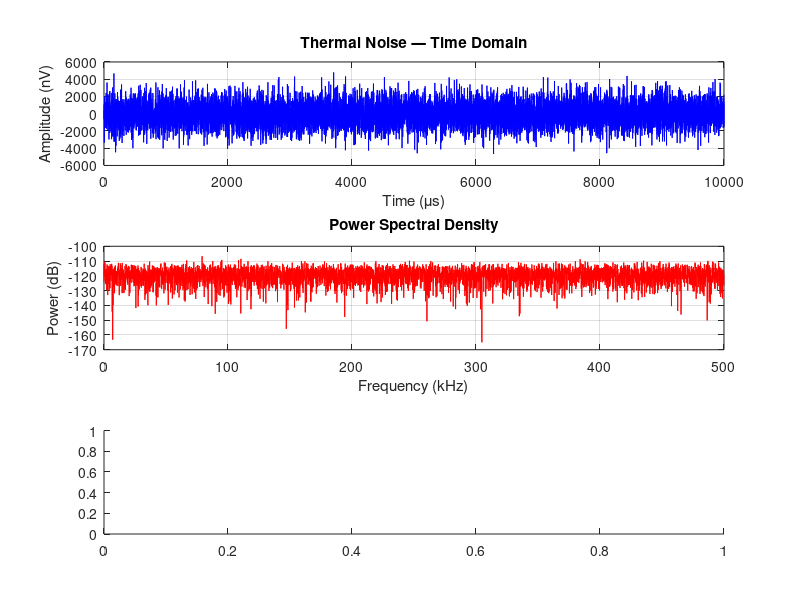

Here is the MATLAB script that generated this plot: (Note: this script raises an error after producing the figure.)
clc;
close all;
clear all;

% ---- PARAMETERS ----
B         = 1e6;
R         = 100;
T         = 300;
k         = 1.38e-23;
n_samples = 10000;

% ---- GENERATE DATA ----
time          = linspace(0, (n_samples-1)/B, n_samples);
thermal_noise = sqrt(4 * k * T * R * B) * randn(1, n_samples);

% ---- FFT FOR PSD (no toolbox needed) ----
N    = n_samples;
Y    = fft(thermal_noise);
P    = (abs(Y).^2) / N;
freq = linspace(0, B, N);

% ---- ALL 3 PLOTS IN ONE FIGURE ----
figure('Units','normalized','OuterPosition',[0 0 1 1]);

% --- Plot 1: Time Domain ---
subplot(3,1,1);
plot(time * 1e6, thermal_noise * 1e9, 'b');
xlabel('Time (\mus)');
ylabel('Amplitude (nV)');
title('Thermal Noise — Time Domain');
grid on;

% --- Plot 2: PSD ---
subplot(3,1,2);
plot(freq(1:N/2)/1e3, 10*log10(P(1:N/2)), 'r');
xlabel('Frequency (kHz)');
ylabel('Power (dB)');
title('Power Spectral Density');
grid on;

% --- Plot 3: Histogram ---
subplot(3,1,3);
histogram(thermal_noise, 100, 'FaceColor', 'cyan', 'EdgeColor', 'none');
xlabel('Amplitude (V)');
ylabel('Count');
title('Amplitude Distribution (Gaussian)');
grid on;

% ---- Force render ----
drawnow;
pause(1);

% ---- PRINT RESULTS ----
fprintf('\n========================================\n');
fprintf('   THERMAL NOISE ANALYSIS RESULTS\n');
fprintf('========================================\n');
fprintf(' Bandwidth          B = %.2e Hz\n', B);
fprintf(' Resistance         R = %d Ohms\n', R);
fprintf(' Temperature        T = %d K\n', T);
fprintf(' Theoretical RMS      = %.4e V\n', sqrt(4*k*T*R*B));
fprintf(' Simulated RMS        = %.4e V\n', std(thermal_noise));
fprintf(' Simulated Mean       = %.4e V\n', mean(thermal_noise));
fprintf('========================================\n');
